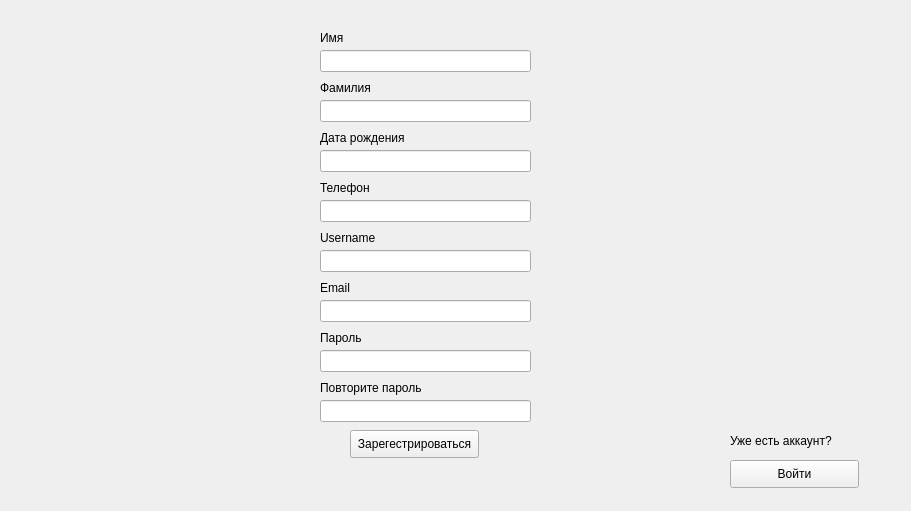
    <widget class="QWidget" name="Sign_in">
     <property name="minimumSize">
      <size>
       <width>911</width>
       <height>511</height>
      </size>
     </property>
     <widget class="QPushButton" name="reg_Reg">
      <property name="geometry">
       <rect>
        <x>350</x>
        <y>430</y>
        <width>129</width>
        <height>28</height>
       </rect>
      </property>
      <property name="text">
       <string>Зарегестрироваться</string>
      </property>
     </widget>
     <widget class="QLineEdit" name="reg_FN_2">
      <property name="geometry">
       <rect>
        <x>320</x>
        <y>50</y>
        <width>211</width>
        <height>22</height>
       </rect>
      </property>
     </widget>
     <widget class="QLabel" name="reg_FN">
      <property name="geometry">
       <rect>
        <x>320</x>
        <y>30</y>
        <width>211</width>
        <height>16</height>
       </rect>
      </property>
      <property name="text">
       <string>Имя</string>
      </property>
     </widget>
     <widget class="QLineEdit" name="reg_SN_2">
      <property name="geometry">
       <rect>
        <x>320</x>
        <y>100</y>
        <width>211</width>
        <height>22</height>
       </rect>
      </property>
     </widget>
     <widget class="QLabel" name="reg_SN">
      <property name="geometry">
       <rect>
        <x>320</x>
        <y>80</y>
        <width>55</width>
        <height>16</height>
       </rect>
      </property>
      <property name="text">
       <string>Фамилия</string>
      </property>
     </widget>
     <widget class="QLineEdit" name="reg_Phone">
      <property name="geometry">
       <rect>
        <x>320</x>
        <y>200</y>
        <width>211</width>
        <height>22</height>
       </rect>
      </property>
     </widget>
     <widget class="QLabel" name="reg_phone">
      <property name="geometry">
       <rect>
        <x>320</x>
        <y>180</y>
        <width>55</width>
        <height>16</height>
       </rect>
      </property>
      <property name="text">
       <string>Телефон</string>
      </property>
     </widget>
     <widget class="QLineEdit" name="reg_Email">
      <property name="geometry">
       <rect>
        <x>320</x>
        <y>300</y>
        <width>211</width>
        <height>22</height>
       </rect>
      </property>
     </widget>
     <widget class="QLabel" name="reg_email">
      <property name="geometry">
       <rect>
        <x>320</x>
        <y>280</y>
        <width>55</width>
        <height>16</height>
       </rect>
      </property>
      <property name="text">
       <string>Email</string>
      </property>
     </widget>
     <widget class="QLineEdit" name="reg_BOD_2">
      <property name="geometry">
       <rect>
        <x>320</x>
        <y>150</y>
        <width>211</width>
        <height>22</height>
       </rect>
      </property>
     </widget>
     <widget class="QLabel" name="reg_BOD">
      <property name="geometry">
       <rect>
        <x>320</x>
        <y>130</y>
        <width>111</width>
        <height>16</height>
       </rect>
      </property>
      <property name="text">
       <string>Дата рождения</string>
      </property>
     </widget>
     <widget class="QLineEdit" name="reg_Username">
      <property name="geometry">
       <rect>
        <x>320</x>
        <y>250</y>
        <width>211</width>
        <height>22</height>
       </rect>
      </property>
     </widget>
     <widget class="QLabel" name="reg_Usernam">
      <property name="geometry">
       <rect>
        <x>320</x>
        <y>230</y>
        <width>111</width>
        <height>16</height>
       </rect>
      </property>
      <property name="text">
       <string>Username</string>
      </property>
     </widget>
     <widget class="QLineEdit" name="reg_Pass2_2">
      <property name="geometry">
       <rect>
        <x>320</x>
        <y>400</y>
        <width>211</width>
        <height>22</height>
       </rect>
      </property>
     </widget>
     <widget class="QLabel" name="reg_Pass">
      <property name="geometry">
       <rect>
        <x>320</x>
        <y>330</y>
        <width>55</width>
        <height>16</height>
       </rect>
      </property>
      <property name="text">
       <string>Пароль</string>
      </property>
     </widget>
     <widget class="QLineEdit" name="reg_Pass_2">
      <property name="geometry">
       <rect>
        <x>320</x>
        <y>350</y>
        <width>211</width>
        <height>22</height>
       </rect>
      </property>
     </widget>
     <widget class="QLabel" name="reg_Pass2">
      <property name="geometry">
       <rect>
        <x>320</x>
        <y>380</y>
        <width>111</width>
        <height>16</height>
       </rect>
      </property>
      <property name="text">
       <string>Повторите пароль</string>
      </property>
     </widget>
     <widget class="QLabel" name="label_22">
      <property name="geometry">
       <rect>
        <x>730</x>
        <y>420</y>
        <width>121</width>
        <height>41</height>
       </rect>
      </property>
      <property name="text">
       <string>Уже есть аккаунт?</string>
      </property>
     </widget>
     <widget class="QPushButton" name="reg_Enter">
      <property name="geometry">
       <rect>
        <x>730</x>
        <y>460</y>
        <width>129</width>
        <height>28</height>
       </rect>
      </property>
      <property name="text">
       <string>Войти</string>
      </property>
     </widget>
    </widget>
